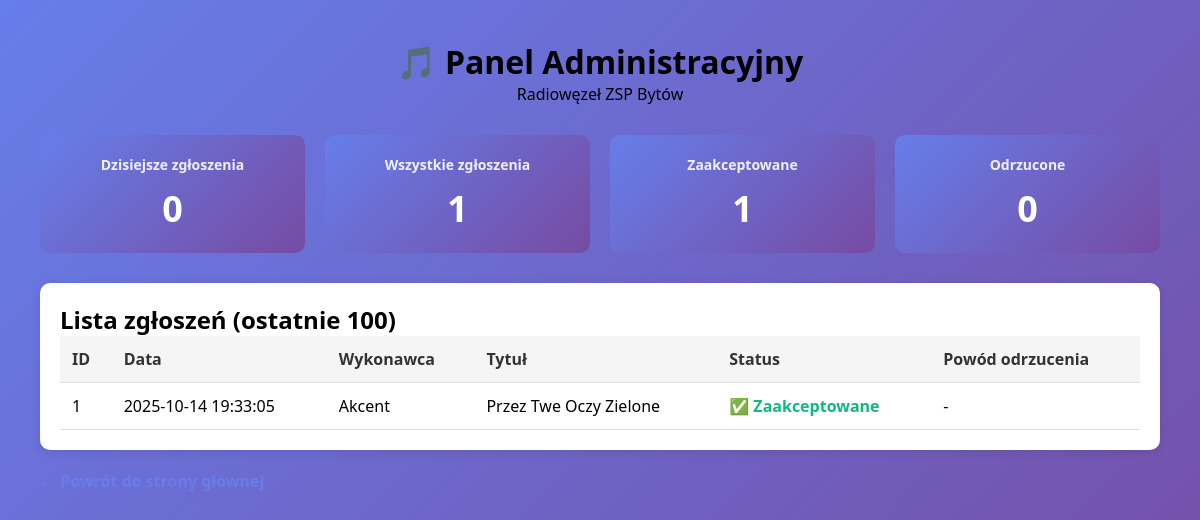
The page /admin on the database its author committed.
### tables this page shows
CREATE TABLE submissions (
            id INTEGER PRIMARY KEY AUTOINCREMENT,
            email TEXT NOT NULL,
            email_hash TEXT NOT NULL,
            artist TEXT NOT NULL,
            title TEXT NOT NULL,
            spotify_track_id TEXT,
            spotify_track_uri TEXT,
            status TEXT NOT NULL CHECK(status IN ('approved', 'rejected', 'pending')),
            rejection_reason TEXT,
            submitted_at TIMESTAMP DEFAULT CURRENT_TIMESTAMP,
            verified BOOLEAN DEFAULT 0
        );

### app/routes.py (the view)
@bp.route('/admin')
def admin():
    submissions = get_all_submissions(limit=200)
    today_submissions = get_submissions_today()
    return render_template(
        'admin.html',
        submissions=submissions,
        today_count=len(today_submissions)
    )

### app/database.py (called while the page is built)
def get_db():
    if 'db' not in g:
        os.makedirs(os.path.dirname(DATABASE_PATH), exist_ok=True)
        g.db = sqlite3.connect(DATABASE_PATH)
        g.db.row_factory = sqlite3.Row
    return g.db

def get_submissions_today():
    db = get_db()
    cursor = db.cursor()
    today = datetime.now().strftime('%Y-%m-%d')
    cursor.execute('''
        SELECT * FROM submissions
        WHERE DATE(submitted_at) = ?
        ORDER BY submitted_at DESC
    ''', (today,))
    return [dict(row) for row in cursor.fetchall()]

def get_all_submissions(limit=100):
    db = get_db()
    cursor = db.cursor()
    cursor.execute('''
        SELECT * FROM submissions
        ORDER BY submitted_at DESC
        LIMIT ?
    ''', (limit,))
    return [dict(row) for row in cursor.fetchall()]

### app/templates/admin.html (shortened to what this page needs)
<!DOCTYPE html>
<html lang="pl">
<head>
    <link rel="stylesheet" href="{{ url_for('static', filename='css/style.css') }}">
</head>
<body>
    <div class="admin-container">
        <div class="admin-header">
            <h1>🎵 Panel Administracyjny</h1>
            <p>Radiowęzeł ZSP Bytów</p>
        </div>
        <div class="stats-grid">
            <div class="stat-card">
                <h3>Dzisiejsze zgłoszenia</h3>
                <div class="big-number">{{ today_count }}</div>
            </div>
            <div class="stat-card">
                <h3>Wszystkie zgłoszenia</h3>
                <div class="big-number">{{ submissions|length }}</div>
            </div>
            <div class="stat-card">
                <h3>Zaakceptowane</h3>
                <div class="big-number">
                    {{ submissions|selectattr('status', 'equalto', 'approved')|list|length }}
                </div>
            </div>
            <div class="stat-card">
                <h3>Odrzucone</h3>
                <div class="big-number">
                    {{ submissions|selectattr('status', 'equalto', 'rejected')|list|length }}
                </div>
            </div>
        </div>
        <div class="submissions-table">
            <h2>Lista zgłoszeń (ostatnie 100)</h2>
            {% if submissions %}
            <table>
                <thead>
                    <tr>
                        <th>ID</th>
                        <th>Data</th>
                        <th>Wykonawca</th>
                        <th>Tytuł</th>
                        <th>Status</th>
                        <th>Powód odrzucenia</th>
                    </tr>
                </thead>
                <tbody>
                    {% for submission in submissions %}
                    <tr>
                        <td>{{ submission['id'] }}</td>
                        <td>{{ submission['submitted_at'] }}</td>
                        <td>{{ submission['artist'] }}</td>
                        <td>{{ submission['title'] }}</td>
                        <td class="status-{{ submission['status'] }}">
                            {% if submission['status'] == 'approved' %}
                                ✅ Zaakceptowane
                            {% else %}
                                ❌ Odrzucone
                            {% endif %}
                        </td>
                        <td>{{ submission['rejection_reason'] or '-' }}</td>
                    </tr>
                    {% endfor %}
                </tbody>
            </table>
            {% else %}
            <p>Brak zgłoszeń.</p>
            {% endif %}
        </div>
        <a href="/" class="back-link">← Powrót do strony głównej</a>
    </div>
</body>
</html>

### static/css/style.css (style rules this page uses)
* { margin: 0; padding: 0; box-sizing: border-box; }
body { font-family: 'Segoe UI', Tahoma, Geneva, Verdana, sans-serif; background: linear-gradient(135deg, #667eea 0%, #764ba2 100%); min-height: 100vh; padding: 20px; }

### app/templates/admin.html (style rules this page uses)
.admin-container { max-width: 1200px; margin: 0 auto; padding: 20px; }
.admin-header { text-align: center; margin-bottom: 30px; }
.stats-grid { display: grid; grid-template-columns: repeat(auto-fit, minmax(200px, 1fr)); gap: 20px; margin-bottom: 30px; }
.stat-card { background: linear-gradient(135deg, #667eea 0%, #764ba2 100%); color: white; padding: 20px; border-radius: 10px; text-align: center; }
.stat-card h3 { margin: 0 0 10px 0; font-size: 14px; opacity: 0.9; }
.stat-card .big-number { font-size: 36px; font-weight: bold; }
.submissions-table { background: white; border-radius: 10px; padding: 20px; box-shadow: 0 2px 10px rgba(0,0,0,0.1); overflow-x: auto; }
table { width: 100%; border-collapse: collapse; }
th, td { padding: 12px; text-align: left; border-bottom: 1px solid #e0e0e0; }
th { background: #f5f5f5; font-weight: bold; color: #333; }
.status-approved { color: #10b981; font-weight: bold; }
.back-link { display: inline-block; margin-top: 20px; color: #667eea; text-decoration: none; font-weight: bold; }

### rows shown on the page
submissions: id "1", submitted_at "2025-10-14 19:33:05", artist "Akcent", title "Przez Twe Oczy Zielone", status "✅ Zaakceptowane", submission "-"

### other values the page prints
{{ today_count }} "0"
{{ submissions|length }} "1"
{{ submissions|selectattr('status', 'equalto', 'approved')|list|length }} "1"
{{ submissions|selectattr('status', 'equalto', 'rejected')|list|length }} "0"
